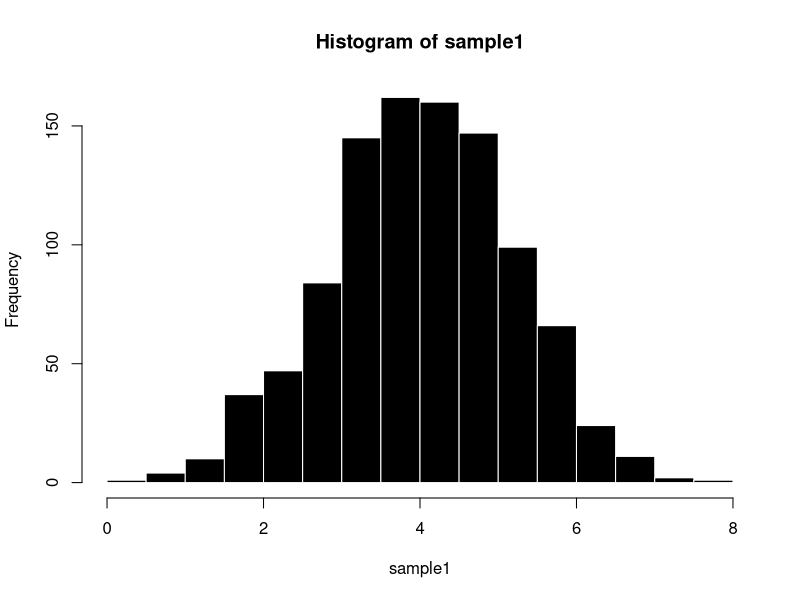
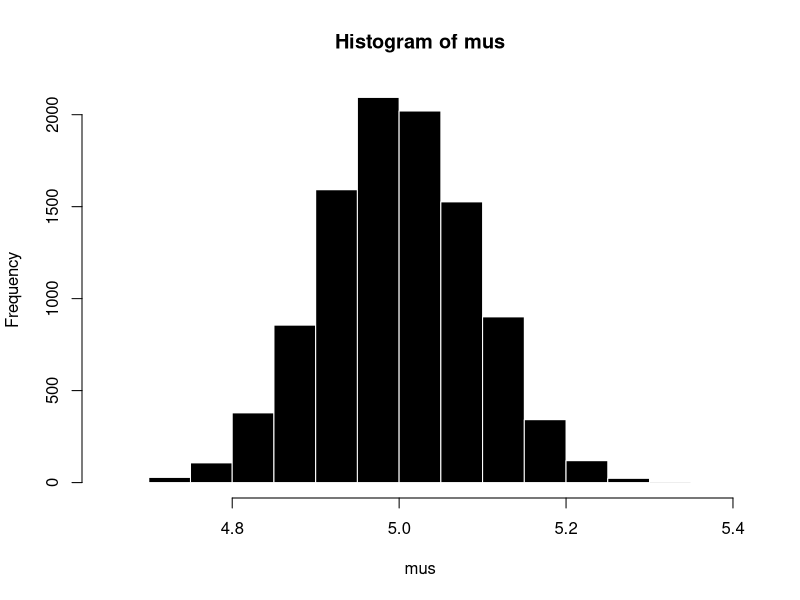

Here is the R script that generated these plots, in order:
## ---- chunk 1
normaldata <- rnorm(999999, mean = 4, sd = 1.2)
sample1 <- sample(normaldata, size = 1000, replace = F)
hist(sample1, border = 0, col = "black")
## ---- chunk 2
set.seed(123)
mus <- vector() 
for (i in 1:9999){
    d <- runif(999,0,10)
    mus <- c(mus,mean(d))
}
## ---- chunk 3
(0+10)/2
mean(mus)
10^2/12
var(mus)*999
## ---- chunk 4
hist(mus, border = 0, col = "black")
